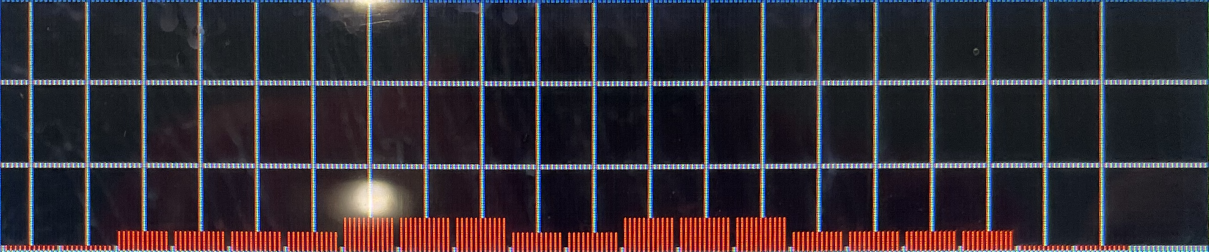
#> input picture Module_Image_Processing/Generated_data/graph_boxes_0.png, 2418 x 503 px (shown at 1/2 size); its folder holds 4 pictures in this run
$ jupyter execute --allow-errors nb_06_Extract_data_from_graphs.ipynb   (shell and % lines are left out)
#> lines starting #> are read from the running program, lines starting #| are printed output that depends on the picture; long printed decimals are rounded
### Amaral_libraries/my_image_library.py
from copy import copy
from numpy import array, mean, uint8
from pylab import imread, imshow
from scipy.stats import linregress, mode, pearsonr
from skimage import transform, img_as_ubyte


##############################################################################
def get_viewing_coordinates( z, viewing_width, l ):
    """
    This function returns the viewing coordinates along an axis
    given a viewing center, a view width, and an image length
    along axis.

    inputs:
        z -- int center coordinate
        viewing_width -- int view width
        l -- int image length

    returns
        z0 -- int leftmost coordinate value
        z1 -- int rightmost coordinate value
    """

    if int(0.5*viewing_width) > z:
        z0 = 0
        z1 = viewing_width

    elif int(0.5*viewing_width + z) >= l :
        z1 = l
        z0 = l - viewing_width

    else:
        z0 = z - (0.5 * viewing_width)
        z1 = z0 + viewing_width

    return int(z0), int(z1)


#############################################################################
def grayscale_zoom( image, x, y, zoom_factor ):
    """
    This function zooms in on position x, y of image at a
    magnification of linear_zoom

    inputs:
        image -- array
        x -- int center x coordinate
        y -- int center y coordinate
        zoom_factor -- int

    returns:
        zoomed_image -- array
        x0 -- int left corner x coordinate
        y0 -- int left corner y coordinate

    """
    h, w = image.shape
    viewing_width = int( min(w, h) / zoom_factor )

    x0, x1 = get_viewing_coordinates(x, viewing_width, w)
    y0, y1 = get_viewing_coordinates(y, viewing_width, h)

    zoomed_image = img_as_ubyte( transform.rescale( image[ y0 : y1, x0 : x1],
                                                    zoom_factor ) )

    return zoomed_image, x0, y0


#############################################################################
# [82 lines left out: functions visualize_tesseract_results, rescaling_from_OCR_results, not called in this run]


#############################################################################
def threshold_for_data_extraction( plate, ax1, ax2, threshold_for_white,
                                   coordinates, zoom_factor = 4.,  ):
    """
    Transform and RGB image to gray scale, then applies thresholding
    to make B&W version which is returned.
    Plots grayscale image and zoomed region of B&W image for checking.

    inputs:
        plate -- array
        ax1 -- axis object
        ax2 -- axis object
        threshold_for_white -- float
        coordinates -- tuple or list with x and y coordinates to zoom in
        zoom_factor -- float with default value of 4.

    outputs:
        plate_for_data -- array
    """
    x, y = coordinates
    plate_g = (256 * plate).astype( uint8 )

    plate_for_data = plate_g > threshold_for_white

    ax1.imshow( plate_g, cmap = 'gray', vmin = 0, vmax = 255 )

    zoomed_image, x0, y0 = grayscale_zoom(plate_for_data, x, y, zoom_factor)
    ax2.imshow( zoomed_image, cmap = 'gray')
    ax2.plot([zoom_factor * (x-x0)], [zoom_factor * (y-y0)], 'ro')

    return plate_for_data


#############################################################################
def infer_grid_lines( axis, z_min, z_max, w_max, line_threshold, plate ):
    """
    This function takes a selected axis (0 for y and 1 for x), the limits
    of the relevant coordinate to consider, and the maximum extension along
    the ortogonal direction, a threshold extension to be considered
    a grid line, and an array, and return a list of coordinates for the
    level lines.

    inputs:
        axis -- int (0 for y and 1 for x)
        z_min -- int lower limit of region to analyze
        z_max -- int upper limit of region to analyze
        w_max -- int with length of array on ortogonal direction
        line_threshold -- int with number of pixels for coordinate
                            to be considered part of grid line
        plate -- array

    returns:
        level_lines -- list of int with coordinates of grid lines

    """
    level_lines = []
    levels = []
    level_line_threshold = 10

    print(z_min, z_max)
    if axis == 0:
        for i in range(z_min, z_max):
            j = 0
            while plate[i,j] and j < w_max-1:
                j += 1

            # Check if this is grid line
            #
            if j > level_line_threshold:
                level_lines.append(i)

            levels.append(j)

    if axis == 1:
        for i in range(z_min, z_max):
            j = w_max
            while plate[j-1, i] and j > 0:
                j -= 1

            # Check if this is grid line
            #
            if w_max - j > line_threshold:
                level_lines.append(i)

            levels.append(w_max - j)

    return level_lines, levels


#############################################################################
def cluster_infered_lines( level_lines ):
    """
    Takes list of integers with extracted coordinates of grid lines and
    returns a float with average of distances between grid lines, list of
    distances between grid lines, and list of corrected positions of
    grid lines.

    inputs:
        level_lines -- list of integers (pixel locations)

    returns:
        block_delta -- float with average of deltas
        deltas -- list of distances between grid lines
        mapping -- list of floats
    """
    # Peaks indicate center of value or time blocks
    #
    mapping = []

    cluster = [level_lines[0]]
    i = 1
    while i < len(level_lines):
        if level_lines[i] <= cluster[-1] + 5:
            cluster.append(level_lines[i])
        else:
            mapping.append( mean(cluster) )
            cluster = [level_lines[i]]

        i += 1

    mapping.append( mean(cluster) )

    print(f"There are {len(mapping)} level lines:\n   {mapping}")

    # Get distances between peaks in order to do perform scaling
    #
    deltas = []
    for i in range(1, len(mapping)):
        deltas.append( mapping[i] - mapping[i-1] )

    block_delta = mean(deltas)

    return block_delta, deltas, mapping


#############################################################################
# [91 lines left out: functions correct_column_heights, rescaling_from_scan_results, not called in this run]


### Module_Image_Processing/nb_06_Extract_data_from_graphs.ipynb
# Synopsis

Extracting information from scanned files.

# Words to remember

**warping**

**OCR**

**denoising**

**blurring**

# Read libraries

[cell 1]

from colorama import Back, Fore, Style
from copy import copy, deepcopy
from pathlib import Path
from sys import path

path.append( str(Path.cwd().parent) )

[cell 2]
import matplotlib as mpl
import matplotlib.pyplot as plt
import matplotlib.cm as cm
import numpy as np
import pytesseract

from matplotlib.gridspec import GridSpec
from matplotlib.patches import Circle
from pylab import imread, imshow
from scipy.stats import linregress, mode, pearsonr
from skimage import img_as_float, img_as_ubyte
from skimage.color import rgb2gray
from skimage.feature import match_template
from skimage.filters import rank, threshold_otsu, gaussian
from skimage.measure import find_contours
from skimage.morphology import ( disk, binary_dilation, binary_erosion,
                                 binary_closing, binary_opening, dilation,
                                 remove_small_holes, remove_small_objects,
                                 flood_fill, )

from skimage.transform import estimate_transform, warp

from Amaral_libraries.my_stats import half_frame
from Amaral_libraries.my_image_library import ( grayscale_zoom,
                                                visualize_tesseract_results,
                                                rescaling_from_OCR_results,
                                                threshold_for_data_extraction,
                                                cluster_infered_lines,
                                                correct_column_heights,
                                                rescaling_from_scan_results,
                                                infer_grid_lines
                                              )

[cell 3]
my_fontsize = 15
data_folder = Path.cwd() / 'Generated_data'

# Load images

We load all images but select a single one for further analysis.

[cell 4]
loaded_images = list( data_folder.glob('*') )
print(f"There are {len(loaded_images)} images in the folder.")
print()
for i in range(len(loaded_images)):
    print(f"{i} - ...{str(loaded_images[i])[103:]}")

We will start by considering the image from the Mueller 2012 paper. The reason is that this is a clean image that is well aligned and in which the fonts are common and clear.

[cell 5]
mueller_plate = imread(loaded_images[1])
#> mueller_plate is the input picture: shape (503, 2418, 4) float32; mean R, G, B, A 0.208, 0.182, 0.21, 1
print(f"Mueller 2012 image has shape {mueller_plate.shape}.\n")
#| Mueller 2012 image has shape (503, 2418, 4).

# Mueller 2012

## Selecting the channel

We will also want to work with a grayscale version of the image. Since this is already a grayscale image, any channel will work.

[cell 6]
fig = plt.figure( figsize = (8, 8) )
plate = mueller_plate[:,:,1]
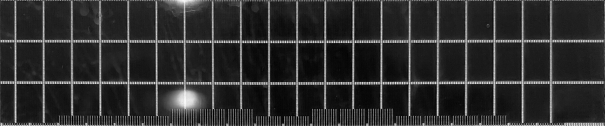
#> plate: shape (503, 2418) float32 (shown at 1/4 size); min 0, max 1, mean 0.181
plt.imshow( plate, cmap = 'gray' );

And the image is already in a good format.

## Extracting the text

We will use Tessaract to extract the text.

#> (a cell that did not finish here is left out)

As expected, **most of the text is extracted perfectly!**

Let's check how the elements are stored in results so that we can encode them adequately digitally.

[cell 8]
print( f"Index\t X \t Y \t W \t H \t conf \t Test" )
print('-'*50)

#> (the rest of this cell did not finish here and is left out)

## Identifying fixed points for value calculation

Below, we will try to locate the `x` and `y` coordinates of the data points.  However, we are not really after those coordinates, what we want is the values of the data.

To this end, we will locate the coordinates of a couple of `x` (or `y`) values for  which we can determine the actual value. Then is just a matter of linear re-scaling.

For the **left `y` axis**, the good values are where the text equals **100** and **600**.

#> (a cell that did not finish here is left out)

Good! Those values seem correct.

For the **`x` axis**, the good values are where the text equals **1880** and **1950**.

#> (a cell that did not finish here is left out)

Good, those seem correct again!

We can integrate this code into a simple re-scaling function for getting data values given `x` and `y` coordinates.

[cell 11]
# [49 lines left out: function rescaling_from_OCR_results, not called in this run]


x_values = ['1880', '1950']
y_values = ['100', '600']

# These are just test values
#
x, y = 200, 590

#> (the rest of this cell did not finish here and is left out)

## Matching data points

### Using templates

A possible approach involves matching every point in the image to a template.

We must first extract the template by finding a array slice that contains the desired symbol. As an example, we will address the data shown using the empty circles.

[cell 12]
template = copy( plate[590:608,113:130] )
#> template = empty array

imshow(template, cmap = 'gray');
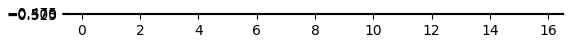
#> figure drawn by matplotlib, 1 panel

<br>

**You can change the slice coordinates above for obtaining a template for the other symbols.**

#> (a cell that did not finish here is left out)

#> (a cell that did not finish here is left out)

<br>

**With these coordinates in hand, we can now calculate all their actual values.**

#> (a cell that did not finish here is left out)

When plotting the data this way, we can see that one of the data points was split into two.  This is something that can be corrected by merging points very close to one another.

### Using contours

We will focus on the inside of the graph $-$ we will set appropriate conditions $-$ and look for contours that have the appropriate size.

[cell 16]
y_low, y_high = 10, 620
x_low, x_high = 100, 720
contour_min, contour_max = 25, 40

contours = find_contours( plate )
#> contours = 3146 point arrays, longest 1980 points

fig = plt.figure( figsize = (10, 10) )
plt.imshow( plate, cmap = 'gray' )


good_contours = []
for n, contour in enumerate(contours):
    if len(contour) > contour_min and len(contour) < contour_max:
        if ( contour[0,1] > x_low and contour[0,1] < x_high and
             contour[0,0] > y_low and contour[0,0] < y_high ):
            plt.plot(contour[:, 1], contour[:, 0], linewidth = 2)
            good_contours.append( contour )
#> this loop made 3146 passes
#> contour on passes 3, 8, 11: [[0, 15.17], [0.139, 16], [0, 16.25]], [[0, 52.9], [0.208, 53], [0.967, 54], [0, 54.48]], [[0, 80.63], [0.167, 81], [0, 81.75]]
#> after the loop, good_contours = 49 point arrays, longest 39 points
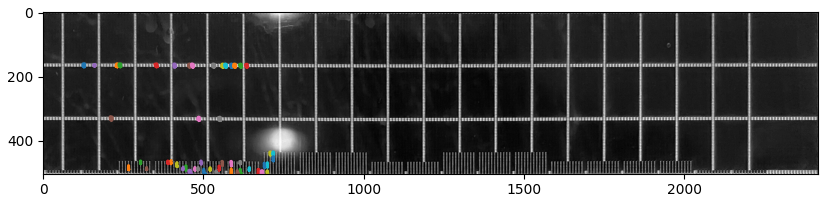
#> figure drawn by matplotlib, 1 panel

<br>

**The center of mass of a contour provides a good estimate of the location of a symbol in the graph.**

Coupling it with a measure of similarity of the region of the image enclosed by the contour would then enable us to assign data points to data sets by template matching.

[cell 17]
k = 0

x_c = np.mean(good_contours[k][:,1])
#> x_c = 126.7
y_c = np.mean(good_contours[k][:,0])
#> y_c = 164.6
print(x_c, y_c)
#| 126.750 164.588

xr = int( max(good_contours[k][:,1]) ) + 2
#> xr = 131
xl = int( min(good_contours[k][:,1]) ) - 1
#> xl = 122
yt = int( max(good_contours[k][:,0]) ) + 2
#> yt = 171
yb = int( min(good_contours[k][:,0]) ) - 1
#> yb = 158

print(xr, xl, yt, yb)
#| 131 122 171 158

symbol_plate = plate[yb:yt, xl:xr]

imshow(symbol_plate, cmap = 'gray');
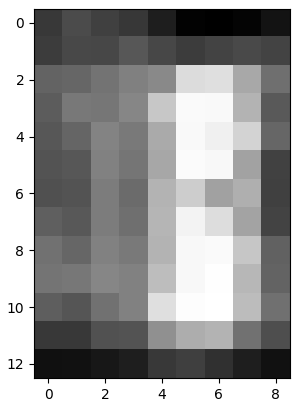
#> figure drawn by matplotlib, 1 panel

[cell 18]
# Because of the x and y limits, this cell works only for k = 0 and k = 1

fig = plt.figure( figsize = (10, 10) )
plt.imshow(mueller_plate, cmap = 'gray')

plt.plot(x_c, y_c, 'ro', markersize = 5, zorder = 10)
plt.plot(good_contours[k][:, 1], good_contours[k][:, 0], 'r', linewidth = 2)

plt.xlim(600,800)
plt.ylim(100, 0);
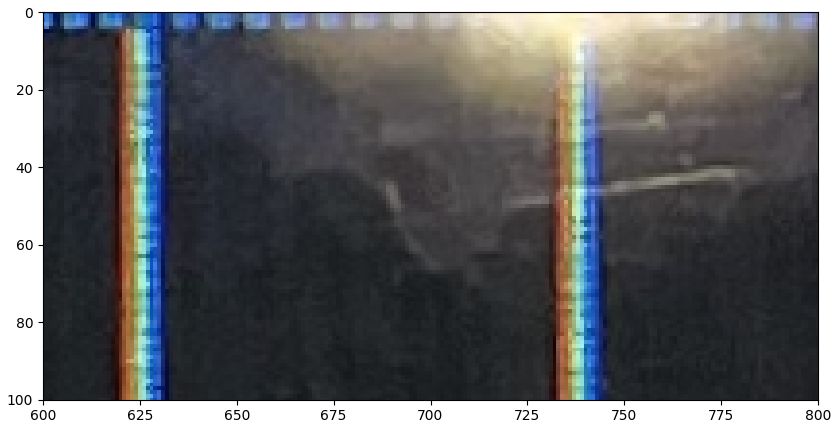
#> figure drawn by matplotlib, 1 panel

# Scanned image

Let's now address a rather more challenging case: the graph box considered in [this notebook](http://localhost:8888/notebooks/Module_Image_Processing/nb_04_Text_and_data_in_images.ipynb)).

Each vertical grid line correspond to the middle point of a one minute block.  Each horizontal grid line correspond to an increment of 5 miles/h.

We could, in principle, get this information from the OCR of the relevant text box.

We can use that information later for calculating data values from the image coordinates.

[cell 19]
screen_plate = imread(loaded_images[0])
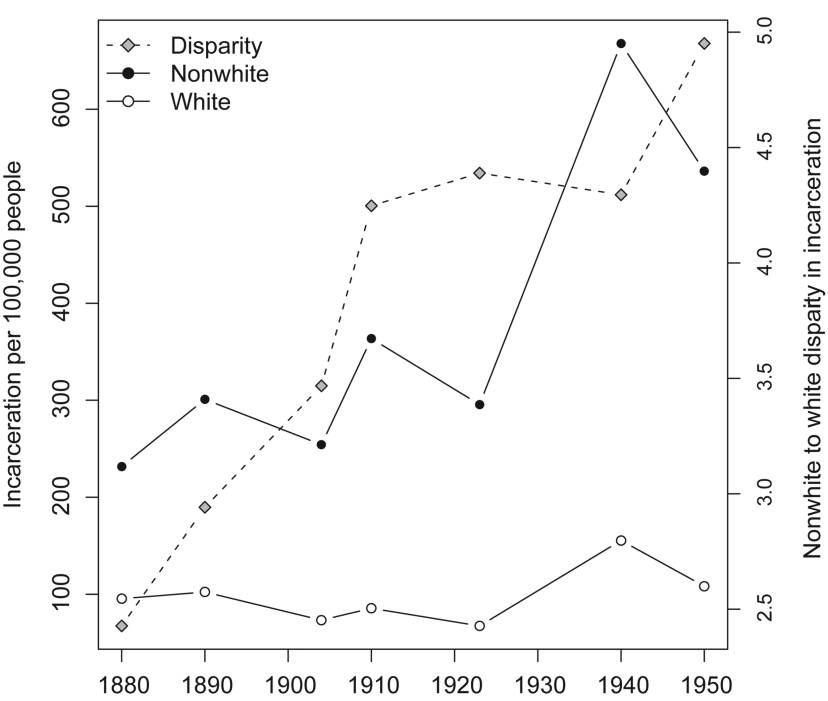
#> input picture Module_Image_Processing/Generated_data/Muller_2012-page_6-figure_image_0.jpg, 828 x 701 px
#> screen_plate is the input picture: shape (701, 828, 3); min 0, max 255, mean 247.6
print(f"Selected image has shape {screen_plate.shape}.\n")
#| Selected image has shape (701, 828, 3).

imshow(screen_plate);

#> (the rest of this cell did not finish here and is left out)

We do not need the fourth channel, so we will get rid of it.

We will also want to work with a grayscale version of the image.  The question is:

> **Which grayscale version should we use?**

Let's look at each channel separately besides a conversion to grayscale of the color image...

[cell 20]
fig = plt.figure( figsize = (10, 5.5) )
ax = []
rgb = ['red', 'green', 'blue']


for i in range(3):
    ax.append( fig.add_subplot(2, 2, i+1) )
    ax[-1].text(400, -20, rgb[i], color = rgb[i], fontsize = my_fontsize )
    ax[-1].imshow( screen_plate[:,:,i], cmap = 'gray' )
#> after the loop, ax = 3 items


ax.append( fig.add_subplot(2, 2, 4) )
ax[-1].text(400, -20, 'gray', fontsize = my_fontsize )
ax[-1].imshow( rgb2gray(screen_plate[:,:,:3]) , cmap = 'gray' )

plt.tight_layout()
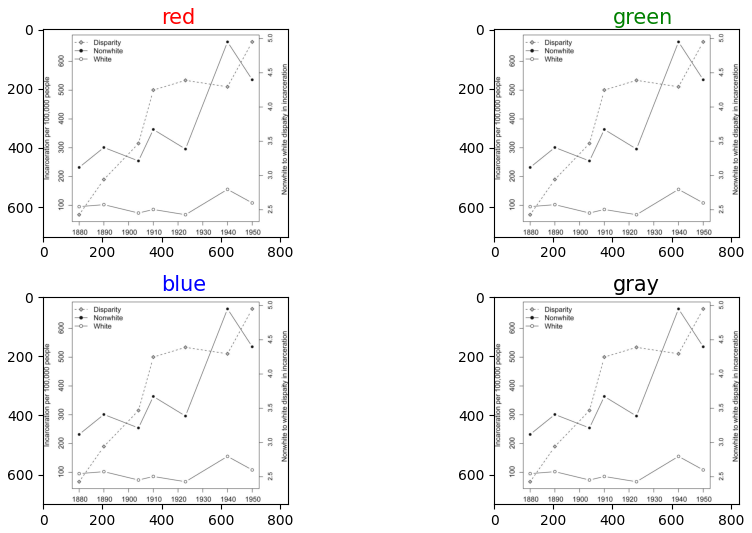
#> figure drawn by matplotlib, 4 panels

Since the bars are green, the **green channel** is the one where the bars are more clearly visible.

From now on, we will focus on this channel.

[cell 21]
screen_plate[:,:,1]

As before, we will transform to ubytes in order to save resources.

[cell 22]
print( f"Maximum of green channel is {screen_plate[:,:,1].max():.3f}, "
       f" minimum is {screen_plate[:,:,1].min():.3f}\n")
#| Maximum of green channel is 255.000,  minimum is 0.000

plate_g = (256 * screen_plate[:,:,1]).astype( np.uint8 )
#> plate_g: shape (701, 828); every value is 0

fig = plt.figure( figsize = (12, 10) )
plt.imshow( plate_g, cmap = 'gray');

## Find outline of bars and coordinates of grid lines

For simplicity, we first binarize the image.

[cell 23]
x, y, zoom_factor = 200, 350, 2
threshold_for_white = 0

plate_for_data = plate_g > threshold_for_white

fig = plt.figure( figsize = (6, 6) )
zoomed_image, x0, y0 = grayscale_zoom(plate_for_data, x, y, zoom_factor)
#> x0 = 25; y0 = 175
plt.imshow( zoomed_image, cmap = 'gray')
plt.plot([zoom_factor * (x-x0)], [zoom_factor * (y-y0)], 'ro');
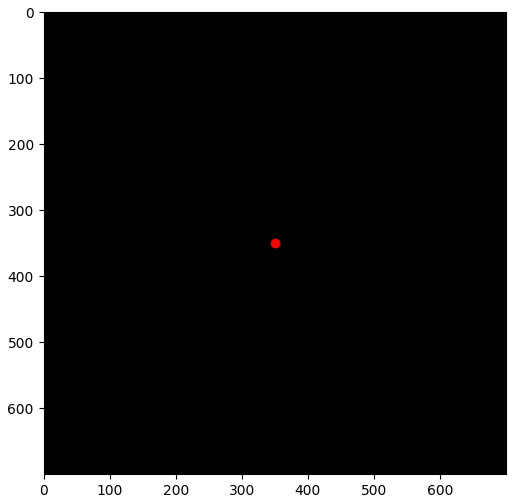
#> figure drawn by matplotlib, 1 panel

We can place the relevant code in a function and automate the plotting.

[cell 24]
x, y, zoom_factor = 200, 350, 2
threshold_for_white = 0

fig = plt.figure( figsize = (10, 8) )
ax1 = fig.add_subplot(211)
ax2 = fig.add_subplot(212)

plate_for_data = threshold_for_data_extraction( screen_plate[:,:,1], ax1, ax2,
                                                threshold_for_white,
                                                (x, y), zoom_factor )
#> in threshold_for_data_extraction, `zoomed_image, x0, y0 = grayscale_zoom(plate_for_data, x, y, zoom_factor)`: x0 = 25; y0 = 175

plt.tight_layout()
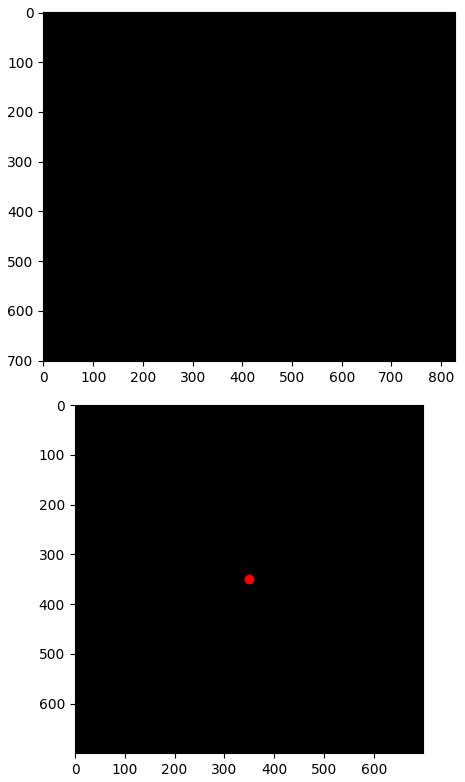
#> figure drawn by matplotlib, 2 panels

<br>

The image above suggest a strategy for finding the coordinates of the data. For each column (i.e., `x` value), we can start from the bottom and keep moving up until we find a `0` (i.e., a black pixel).

Note that starting from the bottom in a column means starting from a `y` coordinate of `y_max`, which can be extracted from the array's shape.

We have, however, to remember that the grid lines will extend all the way to the top.

[cell 25]
y_max, x_max = plate_for_data.shape
x_min = 0
y_min = 0

print(x_max, y_max)
#| 828 701

Get coordinates of horizontal grid lines.

[cell 26]
level_lines = []
levels = []
level_line_threshold = 10

print(y_min, y_max)
#| 0 701
for i in range(y_min, y_max):
    j = 0
    while plate_for_data[i,j] and j < x_max-1:
        j += 1

    # Check if this is grid line
    #
    if j > level_line_threshold:
        level_lines.append(i)

    levels.append(j)

print(level_lines)

<br>

We can generalize the code to handle vertical and horizontal grid lines.

[cell 27]
y_max, x_max = plate_for_data.shape
x_min = 0
y_min = 0

# Use these two lines to adjust how much of the image you visualize
#
# y_max = 600
# y_min = 2000

level_lines, levels = infer_grid_lines( 0, y_min, y_max, x_max, 10,
                                       plate_for_data )
#| 0 701

plt.plot(range(y_min, y_max), levels, 'b-')
plt.plot(level_lines, [200]*len(level_lines), 'r.');
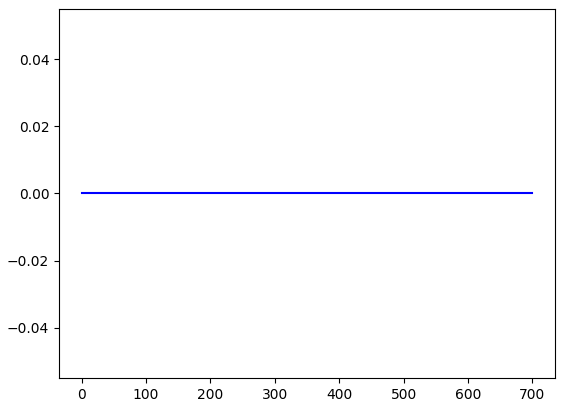
#> figure drawn by matplotlib, 1 panel

Get heights of bars and placement of vertical grid lines.

[cell 28]
y_max, x_max = plate_for_data.shape
x_min = 0
y_min = 0

# Use these two lines to adjust how much of the image you visualize
#
# x_max = 200
# x_min = 2000

time_lines, heights = infer_grid_lines( 1, x_min, x_max, y_max, 450,
                                        plate_for_data )
#| 0 828
#> time_lines = []; heights = 828 values from 0 to 0

plt.plot(range(x_min, x_max), heights, 'b-')
plt.plot(time_lines, [400]*len(time_lines), 'r.');
